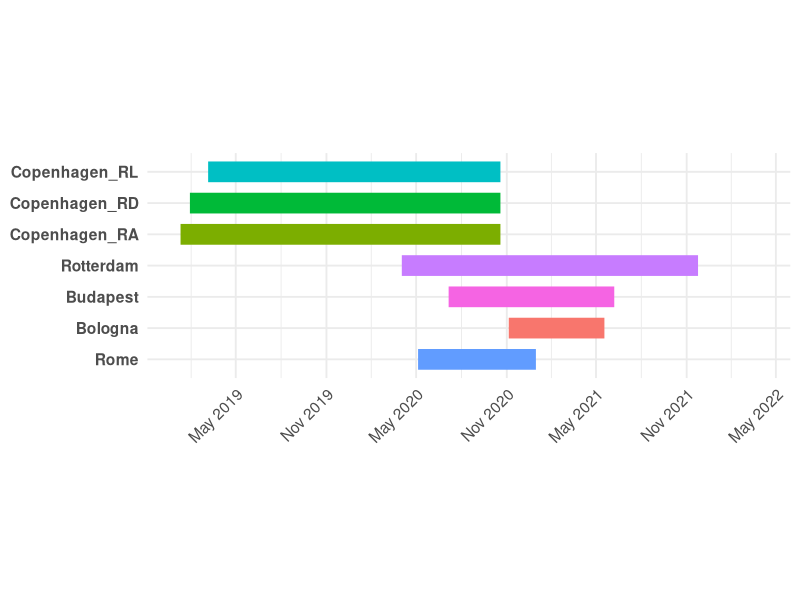

Generate this figure with R:
# Author: Niklas Nett
# Created: 2025-04-15
# Last updated: 2025-07-22

# Purpose:   Visualize the sampling periods of all 7 WWTPs as horizontal bars, ordered geographically from north (Copenhagen_RL) to south (Rome)
# Input:     - Manually defined table with plant names and respective start/end dates
# Output:    - Sampling_Periods_Plot.svg (Gantt-style plot showing time coverage per WWTP)

# Load packages
library(tibble)
library(dplyr)
library(ggplot2)
library(lubridate)

# Define directory
setwd("/Users/macniklas/Desktop/MA.ster_2.025/")

# define sampling periods
data <- tribble(
  ~City,          ~Start, ~End,
  "Copenhagen_RL", "27.03.19",  "28.09.20",
  "Copenhagen_RD", "18.02.19",  "28.09.20",
  "Copenhagen_RA", "30.01.19",  "28.09.20",
  "Rotterdam",     "23.04.20",  "03.11.21",
  "Budapest",      "27.07.20",  "17.05.21",
  "Bologna",       "26.11.20",  "27.04.21",
  "Rome",          "26.05.20",  "09.12.20"
)

# convert strings into dates 
data <- data %>%
  mutate(
    Start = dmy(Start),
    End   = dmy(End)
  )

# set order from north (bottom) to south (top) of the cities (else they will be in alphabetical order)
# start by bottom
data$City <- factor(
  data$City,
  levels = c(
    "Rome",
    "Bologna",
    "Budapest",
    "Rotterdam",
    "Copenhagen_RA",
    "Copenhagen_RD",
    "Copenhagen_RL"
  )
)

# set colors
plant_colors <- c(
  "Copenhagen_RL" = "#00BFC4",
  "Copenhagen_RD" = "#00BA38",
  "Copenhagen_RA" = "#7CAE00",
  "Rotterdam"     = "#C77CFF",
  "Budapest"      = "#F564E3",
  "Bologna"       = "#F8766D",
  "Rome"          = "#619CFF"
)

# create plot
p <-  ggplot(data, aes(x = Start, y = City)) +     
  geom_segment(
    aes(xend = End, yend = City, colour = City),
    linewidth = 7 ,
    lineend   = "square"
  ) +
  scale_colour_manual(values = plant_colors) +
  scale_x_date(
    date_breaks = "6 months",
    date_labels = "%b %Y",
    limits = c(as.Date("2019-01-01"), as.Date("2022-04-01"))
  ) +
  labs(x = NULL, y = NULL) +
  theme_minimal(base_size = 14) +
  theme(
    text          = element_text(family = "Helvetica"),
    axis.text.y   = element_text(face = "bold"),
    axis.text.x   = element_text(angle = 45, hjust = 1),
    legend.position = "none",
    aspect.ratio  = 0.35 
  )

# save plot as svg
ggsave(
  filename = "Sampling_Periods_Plot.svg",
  plot     = p,
  device   = "svg",
  width    = 9,   
  height   = 3    
)